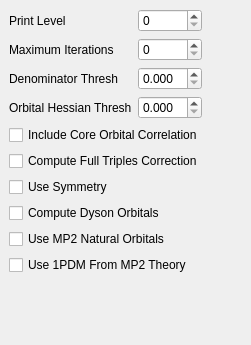
          <widget class="QWidget" name="AdvancedCoupledCluster" >
           <layout class="QVBoxLayout" >
            <property name="margin" >
             <number>9</number>
            </property>
            <property name="spacing" >
             <number>6</number>
            </property>
            <item>
             <layout class="QGridLayout" >
              <property name="margin" >
               <number>0</number>
              </property>
              <property name="spacing" >
               <number>6</number>
              </property>
              <item row="0" column="0" >
               <widget class="QLabel" name="label_151" >
                <property name="text" >
                 <string>Print Level</string>
                </property>
               </widget>
              </item>
              <item row="1" column="0" >
               <widget class="QLabel" name="label_133" >
                <property name="text" >
                 <string>Maximum Iterations</string>
                </property>
               </widget>
              </item>
              <item row="1" column="1" >
               <widget class="QSpinBox" name="cc_max_cycles" />
              </item>
              <item row="0" column="1" >
               <widget class="QSpinBox" name="cc_print" />
              </item>
              <item row="2" column="0" >
               <widget class="QLabel" name="label_152" >
                <property name="text" >
                 <string>Denominator Thresh</string>
                </property>
               </widget>
              </item>
              <item row="0" column="2" >
               <spacer>
                <property name="orientation" >
                 <enum>Qt::Horizontal</enum>
                </property>
                <property name="sizeHint" >
                 <size>
                  <width>40</width>
                  <height>20</height>
                 </size>
                </property>
               </spacer>
              </item>
              <item row="2" column="1" >
               <widget class="QDoubleSpinBox" name="cc_dov_thresh" >
                <property name="decimals" >
                 <number>3</number>
                </property>
               </widget>
              </item>
              <item row="3" column="0" >
               <widget class="QLabel" name="label_a99" >
                <property name="text" >
                 <string>Orbital Hessian Thresh</string>
                </property>
               </widget>
              </item>
              <item row="3" column="1" >
               <widget class="QDoubleSpinBox" name="cc_hessian_thresh" >
                <property name="decimals" >
                 <number>3</number>
                </property>
               </widget>
              </item>
             </layout>
            </item>
            <item>
             <widget class="QCheckBox" name="cc_include_core_correlation" >
              <property name="text" >
               <string>Include Core Orbital Correlation</string>
              </property>
             </widget>
            </item>
            <item>
             <widget class="QCheckBox" name="cc_do_cisdt" >
              <property name="text" >
               <string>Compute Full Triples Correction</string>
              </property>
             </widget>
            </item>
            <item>
             <widget class="QCheckBox" name="cc_symmetry" >
              <property name="text" >
               <string>Use Symmetry</string>
              </property>
             </widget>
            </item>
            <item>
             <widget class="QCheckBox" name="cc_do_dyson" >
              <property name="text" >
               <string>Compute Dyson Orbitals</string>
              </property>
             </widget>
            </item>
            <item>
             <widget class="QCheckBox" name="cc_mp2no_guess" >
              <property name="text" >
               <string>Use MP2 Natural Orbitals</string>
              </property>
             </widget>
            </item>
            <item>
             <widget class="QCheckBox" name="cc_mp2no_grad" >
              <property name="text" >
               <string>Use 1PDM From MP2 Theory</string>
              </property>
             </widget>
            </item>
            <item>
             <spacer>
              <property name="orientation" >
               <enum>Qt::Vertical</enum>
              </property>
              <property name="sizeHint" >
               <size>
                <width>20</width>
                <height>61</height>
               </size>
              </property>
             </spacer>
            </item>
           </layout>
          </widget>
